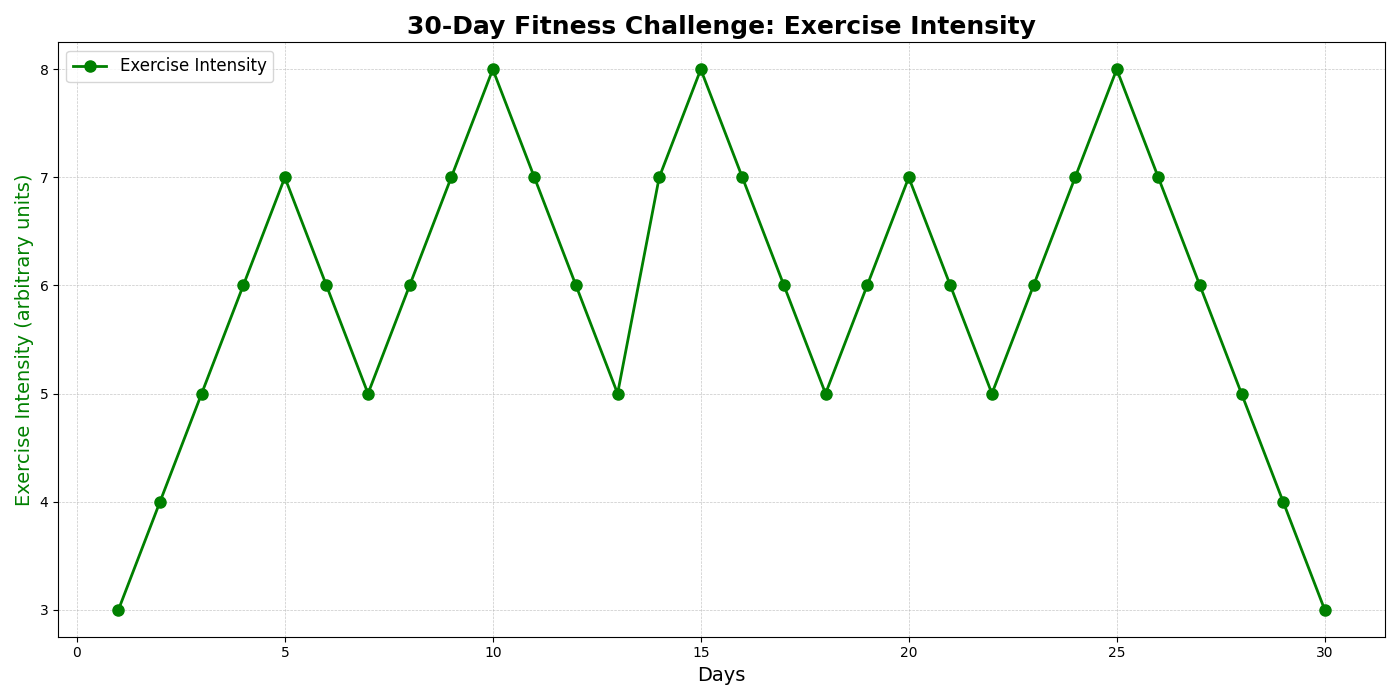

Write the Python code that produced this figure.
import matplotlib.pyplot as plt
import numpy as np

# Day numbers (1 through 30)
days = np.arange(1, 31)

# Fictional Data
# Exercise Intensity (arbitrary units)
exercise_intensity = np.array([
    3, 4, 5, 6, 7, 6, 5, 6, 7, 8, 7, 6, 5, 7, 8, 7, 6, 5, 6, 7, 6, 5, 6, 7, 
    8, 7, 6, 5, 4, 3
])

# Plotting setup
fig, ax = plt.subplots(figsize=(14, 7))

# Exercise Intensity Line Plot
ax.plot(days, exercise_intensity, color='green', marker='o', linewidth=2, markersize=8, label='Exercise Intensity')

# Titles and Labels
ax.set_title('30-Day Fitness Challenge: Exercise Intensity', fontsize=18, fontweight='bold')
ax.set_xlabel('Days', fontsize=14)
ax.set_ylabel('Exercise Intensity (arbitrary units)', fontsize=14, color='green')

# Grid for clarity
ax.grid(visible=True, linestyle='--', linewidth=0.5, alpha=0.7)

# Legend
ax.legend(loc='upper left', fontsize=12)

# Adjust layout
plt.tight_layout()

# Show the plot
plt.show()
